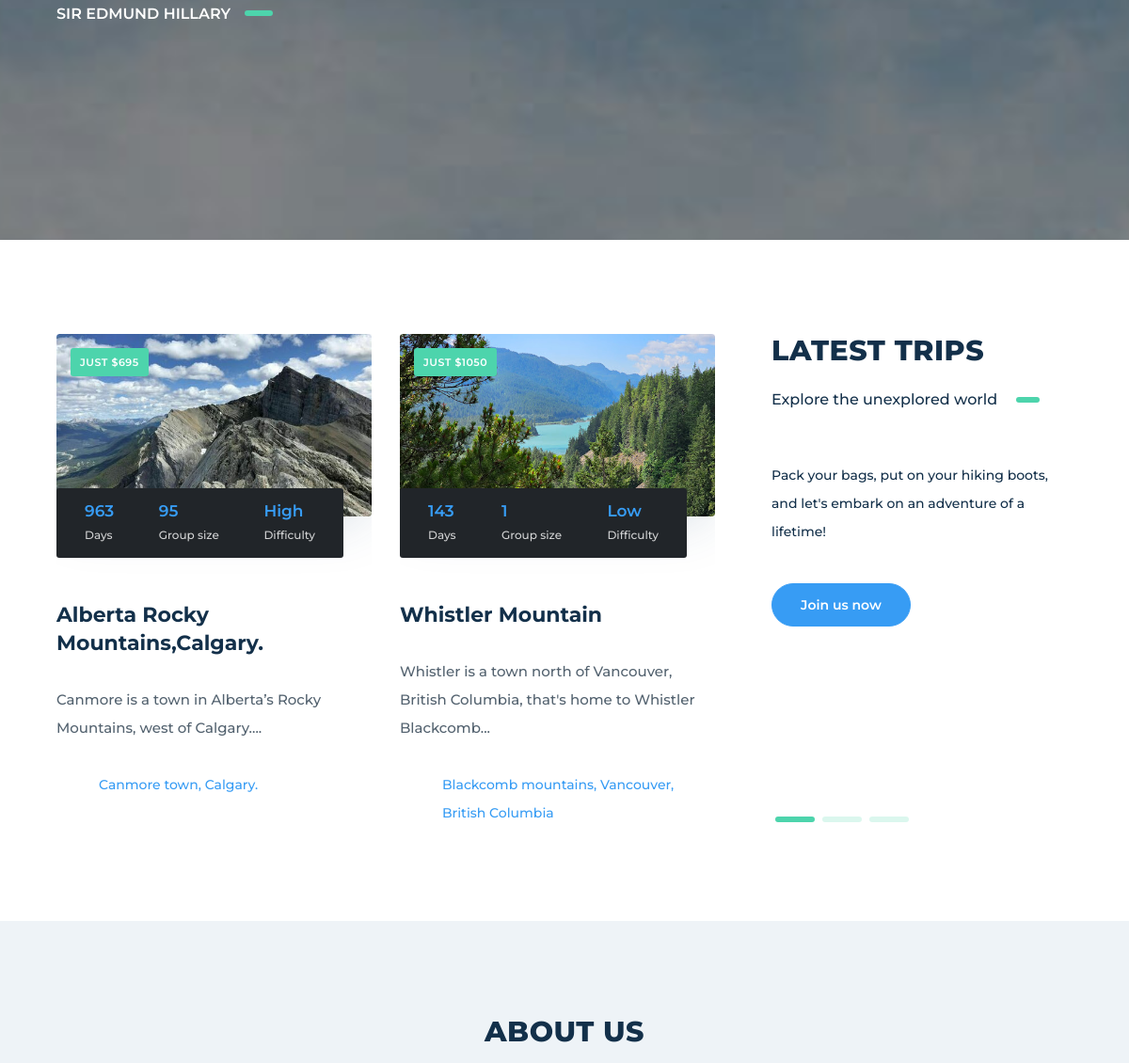
Before: / (middle part) with the older database file.
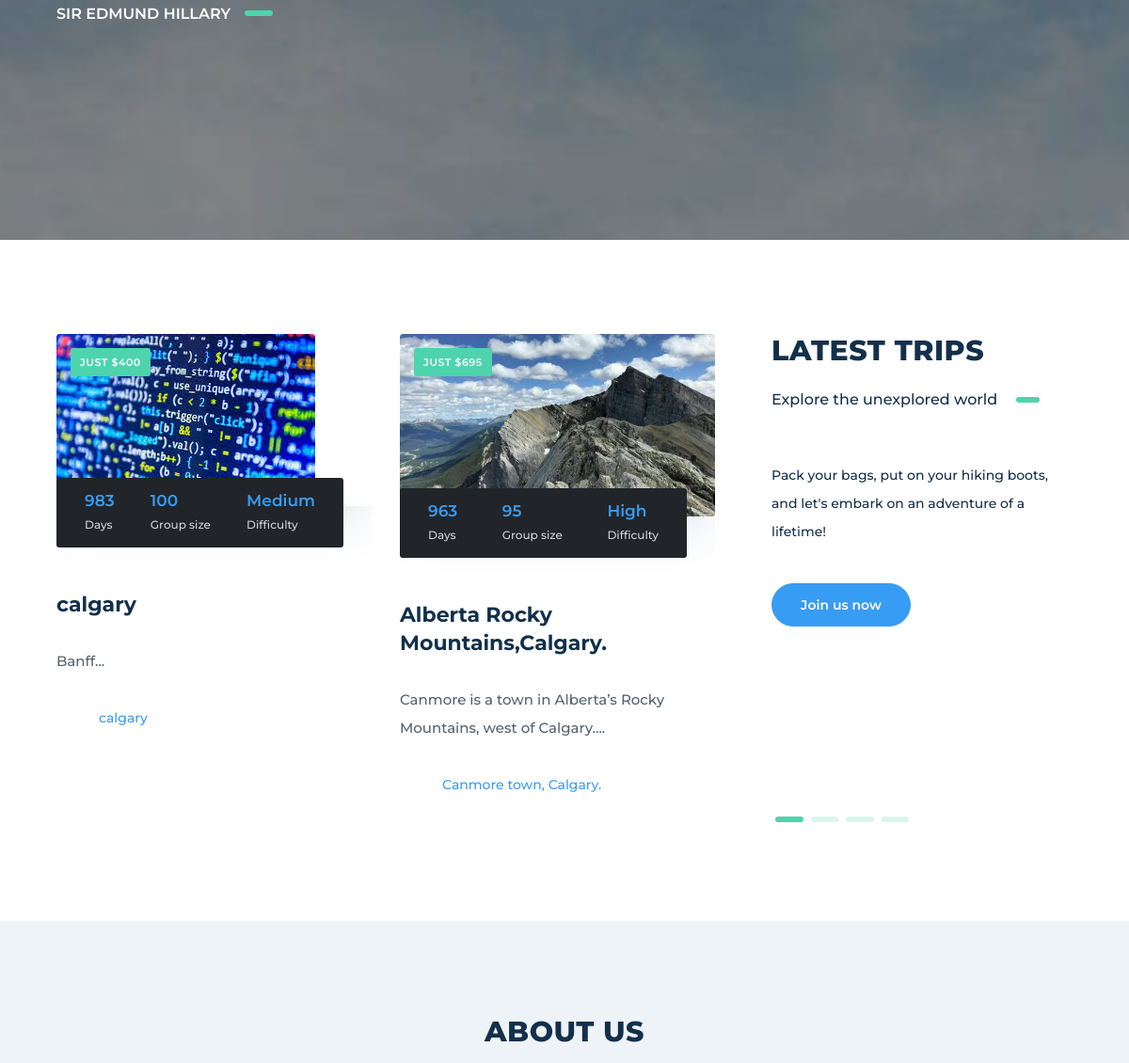
After: the same page with the newer database file.
### main/models.py (models this page shows)
class Hike(models.Model):
    LEVEL = [
        ("High", "High"),
        ("Low", "Low"),
        ("Medium", "Medium"),
    ]
    description = models.CharField(max_length=1000)
    duration = models.IntegerField(default=1)
    distance = models.IntegerField(default=1)
    group_size = models.IntegerField(default=1)
    trail = models.CharField(max_length=1000)
    address = models.CharField(max_length=100)
    mountain = models.CharField(max_length=100)
    altitude = models.IntegerField(default=1)
    area = models.IntegerField(default=1)
    cost = models.IntegerField(default=1)
    level = models.CharField(max_length=100, choices=LEVEL, default='High')
    hike_date = models.DateField()
    available_capcity = models.IntegerField(default=0)
    gmap_url = models.CharField(max_length=10000)
    user_id = models.ForeignKey(Guide, on_delete=models.CASCADE, null=False)
    image = models.ImageField(upload_to='images/Hikes/', null=True, blank=True)
    image_name = models.CharField(max_length=500, null=True, blank=True)
    created_at = models.DateTimeField(auto_now_add=True)
    updated_at = models.DateTimeField(auto_now=True)
    def __str__(self):
        return "Hike ID: " + str(self.pk) + " | Mountain: " + self.mountain

### main/views.py (the view, shortened to what this page needs)
# urls.py: path('', views.index, name='index'),
def index(request):
    list(messages.get_messages(request))
    print(f"Hi,{request.method}\n", Hike.objects.all().order_by('-id')[:5])
    return render(request, 'index.html', {"treks": Hike.objects.all().order_by('-id')[:5]})

### main/templates/index.html (shortened to what this page needs)
{% extends 'base.html' %}
{% load static %}
{% block main_content %}
<main>
    <section class="section-image section-full-width-right light ken-burn-center" data-parallax="scroll" data-image-src="{% static 'media/hd-1.jpg' %}">
        <div class="container">
            <div class="row">
                <div class="col-lg-6">
                    <ul class="slider width-50" data-options="type:slider,perView:1">
                        <li>
                            <p class="quote">
                                <span class="quote-author">Sir Edmund Hillary</span>
                            </p>
                        </li>
                    </ul>
                </div>
            </div>
            <hr class="space-lg" />
        </div>
    </section>
    <section class="section-base">
        <div class="container">
            <div class="row">
                <div class="col-lg-8">
                    <ul class="slider controls-right" data-options="type:carousel,nav:true,perView:2,perViewSm:1,gap:30,controls:out">
                    {% for i in treks %}
                        <li>
                            <div class="cnt-box cnt-box-info" data-href="treks-single.html">
                                <div class="extra-field">Just ${{ i.cost }}</div>
                                <a href="singleTrek/{{i.pk}}" class="img-box"><img src="{{ i.image.url }}" alt="" /></a>
                                <div class="caption">
                                    <h2>{{ i.mountain }}</h2>
                                    <div class="cnt-info">
                                        <div><span>Days</span><span>{{ i.duration }}3</span></div>
                                        <div><span>Group size</span><span>{{ i.group_size }}</span></div>
                                        <div><span>Difficulty</span><span>{{ i.level }}</span></div>
                                    </div>
                                    <p>
                                        {{ i.description|slice:":100" }}...
                                    </p>
                                    <div class="bottom-info">
                                        {{ i.address }}
                                    </div>
                                </div>
                            </div>
                        </li>
                    {% endfor %}
                    </ul>
                </div>
                <div class="col-lg-4">
                    <div class="title">
                        <h2>Latest trips</h2>
                        <p>Explore the unexplored world</p>
                    </div>
                    <p>
                        Pack your bags, put on your hiking boots, and let's embark on an adventure of a lifetime!
                    </p>
                    <a href="treks" class="btn btn-circle btn-xs">Join us now</a>
                </div>
            </div>
        </div>
    </section>
    <section class="section-base section-color">
        <div class="container">
            <div class="title align-center align-left-md">
                <h2>About us</h2>
            </div>
        </div>
    </section>
</main>
{% endblock %}

Changed rows visible on the page:
no longer on this page (row unchanged): Hike: cost "1050", image (picture), mountain "Whistler Mountain", duration "14", group_size "1", level "Low", description "Whistler is a town north of Vancouver, British Columbia, that's home to Whistler Blackcomb", address "Blackcomb mountains, Vancouver, British Columbia"
added Hike: cost "400", image (picture), mountain "calgary", duration "98", group_size "100", level "Medium", description "Banff", address "calgary"
